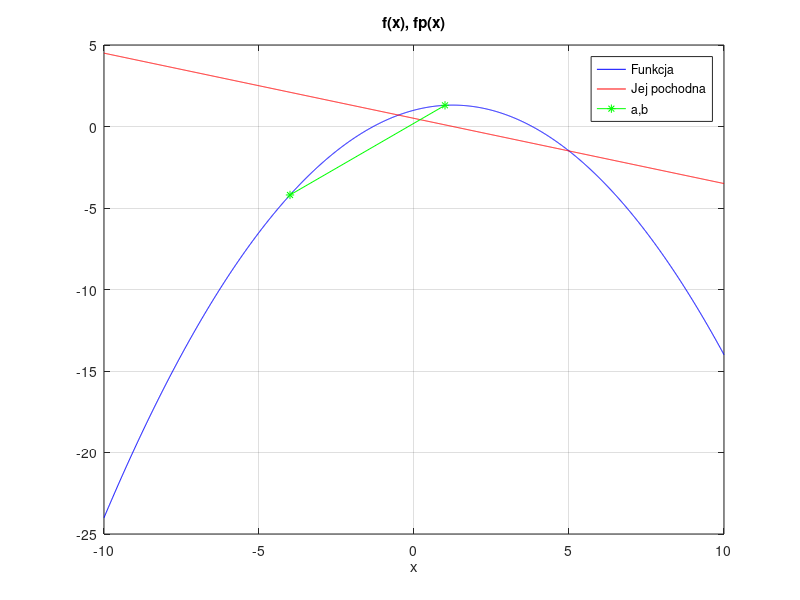

Write the MATLAB code that produced this figure. (Note: this script raises an error after producing the figure.)
% equnonlin_solve.m
clear all; close all;

it = 30;

%%
a  = pi-pi/5; b=pi+pi/5;  % znajdz zero funkcji y=sin(x) dla x=pi
f  = @(x) sin(x);         % definicja funkcji
fp = @(x) cos(x);         % definicja pochodnej funkcji
z = pi
TOL = 0.001 * pi;  % 1 promil pi


%%
nachylenie_okolo = 45;

switch nachylenie_okolo
    case 10
        a = -1; b = 5;
        A = 0.15; B = 0.3; C = 0.1;  
    case 45
        a = -4; b = 1;
        A = -0.2; B = 0.5; C = 1;  
    case 80
        a = 0; b = 6;
        A = 2; B = 3; C = -3.5;  
end

f = @(x) A*x.^2+B*x+C; 
fp= @(x) 2*A*x+B;
delta = B^2 - 4*A*C;
z1 = (-B - sqrt(delta)) / (2*A);
z2 = (-B + sqrt(delta)) / (2*A);
z = z2
kat_paraboli_w_z = rad2deg(atan(fp(z)))

TOL = 0.001;

%%
x = -10 : 0.01 : 10;
figure; plot( x, f(x), 'b-', x, fp(x),'r-', [a, b], [f(a), f(b)], "g*-" ); 
grid; xlabel('x'); title('f(x), fp(x)');
legend('Funkcja','Jej pochodna', "a,b");

cb = nonlinsolvers( f, fp, a, b, 'bisection', it );
cr = nonlinsolvers( f, fp, a, b, 'regula-falsi', it);
cn = nonlinsolvers( f, fp, a, b, 'newton-raphson', it);
cs = nonlinsolvers( f, fp, a, b, 'sieczne', it);


figure;     
    plot( 1:it,cb,'o-' ); hold on;
    plot( 1:it,cr,'*-' );
    plot( 1:it,cn,'^-' );
    plot( 1:it,cs,'.-' );

    plot( xlim, [z, z], "k--" );

xlabel('iter'); title('c(iter)');
grid on, legend('Bisection','Regula-Falsi','Newton-Raphson', "Sieczne", "zero");

kiedy_zbierzne = @(preds) min(find(abs(preds - z) <= TOL));

fprintf('Bisection it: %d, result: %f, error: %f\n', kiedy_zbierzne(cb), cb(end), cb(end) - z);
fprintf('Regula-Falsi it: %d, result: %f, error: %f\n', kiedy_zbierzne(cr), cr(end), cr(end) - z);
fprintf('Newton-Raphson it: %d, result: %f, error: %f\n', kiedy_zbierzne(cn), cn(end), cn(end) - z);
fprintf('Sieczne it: %d, result: %f, error: %f\n', kiedy_zbierzne(cs), cs(end), cs(end) - z);

